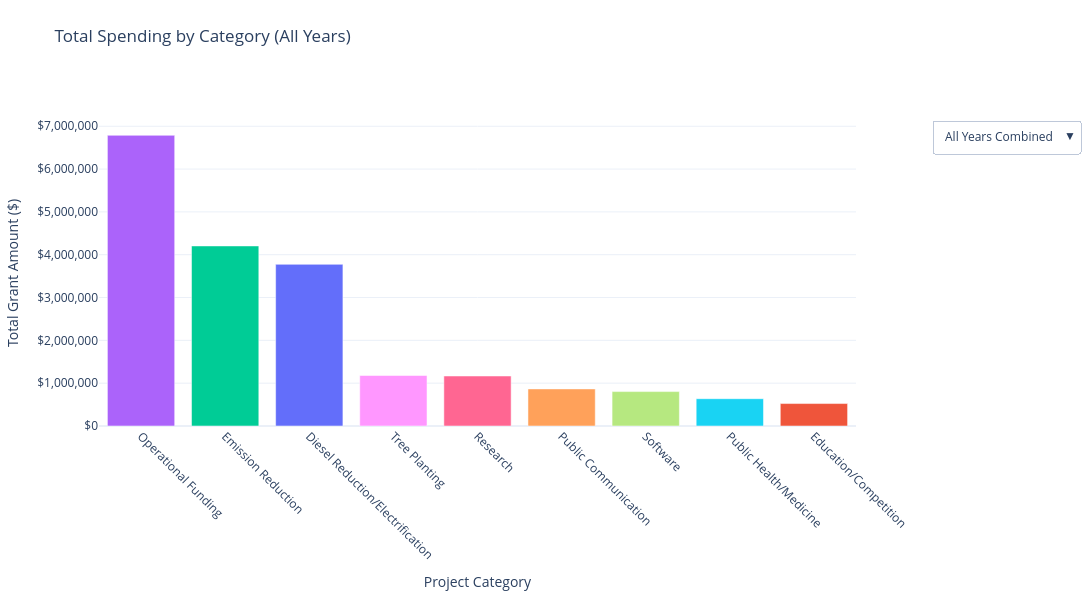

The notebook cell saved with this chart:
### Code cell
# TRANSFORM DATA: Handle both Category 1 and Category 2
df1 = df[['Year', 'Grant Amount', 'Project Category 1']].rename(columns={'Project Category 1': 'Category'})
df2 = df[['Year', 'Grant Amount', 'Project Category 2']].rename(columns={'Project Category 2': 'Category'})
df_combined = pd.concat([df1, df2]).dropna(subset=['Category'])
df_combined = df_combined[df_combined['Category'] != 'N/A'] 

# GROUP DATA: Include both sum (for bar height) and count (for hover text)
df_year_cat = df_combined.groupby(['Year', 'Category'])['Grant Amount'].agg(['sum', 'count']).reset_index()
df_year_cat.rename(columns={'sum': 'Grant Amount', 'count': 'Project Count'}, inplace=True)

df_all_time = df_combined.groupby('Category')['Grant Amount'].agg(['sum', 'count']).reset_index()
df_all_time.rename(columns={'sum': 'Grant Amount', 'count': 'Project Count'}, inplace=True)

all_years = sorted(df_year_cat['Year'].unique())
all_cats = sorted(df_combined['Category'].unique())

# Consistent Color Map
colors_palette = px.colors.qualitative.Plotly + px.colors.qualitative.Safe + px.colors.qualitative.Alphabet
category_colors = {cat: colors_palette[i % len(colors_palette)] for i, cat in enumerate(all_cats)}

# CREATE THE FIGURE
fig = go.Figure()

# --- ADD "ALL YEARS" TRACE (Default) ---
df_all_time = df_all_time[df_all_time['Grant Amount'] > 0].sort_values(by='Grant Amount', ascending=False)
all_time_colors = [category_colors[cat] for cat in df_all_time['Category']]

fig.add_trace(
    go.Bar(
        x=df_all_time['Category'],
        y=df_all_time['Grant Amount'],
        customdata=df_all_time['Project Count'], # Pass project count data here
        name="All Years",
        visible=True,
        marker_color=all_time_colors,
        # Update hovertemplate to include project count
        hovertemplate="Total: %{y:$,.0f}<br>Projects: %{customdata}<extra></extra>"
    )
)

# --- ADD INDIVIDUAL YEAR TRACES ---
for year in all_years:
    year_data = df_year_cat[df_year_cat['Year'] == year].copy()
    year_data = year_data[year_data['Grant Amount'] > 0].sort_values(by='Grant Amount', ascending=False)
    current_bar_colors = [category_colors[cat] for cat in year_data['Category']]

    fig.add_trace(
        go.Bar(
            x=year_data['Category'],
            y=year_data['Grant Amount'],
            customdata=year_data['Project Count'], # Pass project count data here
            name=str(year),
            visible=False,
            marker_color=current_bar_colors,
            # Update hovertemplate to include project count
            hovertemplate=f"Total: " + "%{y:$,.0f}<br>Projects: %{customdata}<extra></extra>"
        )
    )

# CREATE DROPDOWN BUTTONS
total_traces = len(all_years) + 1
dropdown_buttons = []

# "All Years" Button
visibility_all = [False] * total_traces
visibility_all[0] = True
dropdown_buttons.append(dict(
label="All Years Combined",
method="update",
args=[{"visible": visibility_all},
    {"title": {"text": "Total Spending by Category", "x": 0.05, "xanchor": "left"}}]
))

# Individual Year Buttons
for i, year in enumerate(all_years):
    visibility = [False] * total_traces
    visibility[i + 1] = True # Offset by 1 for the "All Years" trace
    dropdown_buttons.append(dict(
    label=f"{year}",
    method="update",
    args=[{"visible": visibility},
    {"title": {"text": f"{year}: Spending by Category", "x": 0.05, "xanchor": "left"}}]
))

# UPDATE LAYOUT
fig.update_layout(
updatemenus=[dict(
    active=0,
    buttons=dropdown_buttons,
    direction="down",
    x=1.1,
    xanchor="left",
    y=1,
    yanchor="top",
    showactive=True
    )],
    xaxis=dict(title="Project Category", tickangle=45),
    yaxis=dict(title="Total Grant Amount ($)", tickprefix="$", tickformat=","),
    title={
    'text': "Total Spending by Category (All Years)",
    'x': 0.05,
    'xanchor': 'left',
    'y': 0.95
    },
    template="plotly_white",
    height=600,
    width=1150,
    margin=dict(t=120, r=200), # Right margin for sidebar dropdown
    hovermode="x unified"
)

fig.show()

# Export for Wix/Web embedding
html_snippet = fig.to_html(full_html=False, include_plotlyjs='cdn')
print(html_snippet)

### Figure 1 — Plotly figure (JSON) as saved in the notebook; plotly's stock layout.template omitted (floating-point values rounded to 4 significant figures)
{"data": [{"customdata": [21, 9, 11, 11, 5, 6, 3, 2, 11], "hovertemplate": "Total: %{y:$,.0f}<br>Projects: %{customdata}<extra></extra>", "marker": {"color": ["#AB63FA", "#00CC96", "#636EFA", "#FF97FF", "#FF6692", "#FFA15A", "#B6E880", "#19D3F3", "#EF553B"]}, "name": "All Years", "type": "bar", "visible": true, "x": ["Operational Funding", "Emission Reduction", "Diesel Reduction/Electrification", "Tree Planting", "Research", "Public Communication", "Software", "Public Health/Medicine", "Education/Competition"], "y": [6788637, 4204550, 3775494, 1179555, 1167697, 865900, 803725, 637600, 523995]}, {"customdata": [1, 1, 1, 2, 1], "hovertemplate": "Total: %{y:$,.0f}<br>Projects: %{customdata}<extra></extra>", "marker": {"color": ["#636EFA", "#00CC96", "#19D3F3", "#EF553B", "#FF97FF"]}, "name": "2015", "type": "bar", "visible": false, "x": ["Diesel Reduction/Electrification", "Emission Reduction", "Public Health/Medicine", "Education/Competition", "Tree Planting"], "y": [400000, 400000, 337600, 229000, 50000]}, {"customdata": [1, 1, 2, 2, 1, 1], "hovertemplate": "Total: %{y:$,.0f}<br>Projects: %{customdata}<extra></extra>", "marker": {"color": ["#FF6692", "#AB63FA", "#00CC96", "#EF553B", "#FFA15A", "#636EFA"]}, "name": "2016", "type": "bar", "visible": false, "x": ["Research", "Operational Funding", "Emission Reduction", "Education/Competition", "Public Communication", "Diesel Reduction/Electrification"], "y": [717246, 450000, 230000, 82000, 75900, 24000]}, {"customdata": [2], "hovertemplate": "Total: %{y:$,.0f}<br>Projects: %{customdata}<extra></extra>", "marker": {"color": ["#EF553B"]}, "name": "2017", "type": "bar", "visible": false, "x": ["Education/Competition"], "y": [72500]}, {"customdata": [6, 1, 1, 1], "hovertemplate": "Total: %{y:$,.0f}<br>Projects: %{customdata}<extra></extra>", "marker": {"color": ["#AB63FA", "#00CC96", "#FFA15A", "#B6E880"]}, "name": "2018", "type": "bar", "visible": false, "x": ["Operational Funding", "Emission Reduction", "Public Communication", "Software"], "y": [1854962, 300000, 300000, 45000]}, {"customdata": [2, 1, 3, 1, 1], "hovertemplate": "Total: %{y:$,.0f}<br>Projects: %{customdata}<extra></extra>", "marker": {"color": ["#00CC96", "#19D3F3", "#AB63FA", "#FF97FF", "#FFA15A"]}, "name": "2019", "type": "bar", "visible": false, "x": ["Emission Reduction", "Public Health/Medicine", "Operational Funding", "Tree Planting", "Public Communication"], "y": [777100, 300000, 159765, 90000, 15000]}, {"customdata": [9, 2, 4, 1, 4, 1, 1], "hovertemplate": "Total: %{y:$,.0f}<br>Projects: %{customdata}<extra></extra>", "marker": {"color": ["#AB63FA", "#B6E880", "#FF97FF", "#FF6692", "#EF553B", "#FFA15A", "#636EFA"]}, "name": "2020", "type": "bar", "visible": false, "x": ["Operational Funding", "Software", "Tree Planting", "Research", "Education/Competition", "Public Communication", "Diesel Reduction/Electrification"], "y": [3206101, 758725, 355555, 340554, 131495, 75000, 25000]}, {"customdata": [1, 2, 2], "hovertemplate": "Total: %{y:$,.0f}<br>Projects: %{customdata}<extra></extra>", "marker": {"color": ["#AB63FA", "#FFA15A", "#FF6692"]}, "name": "2021", "type": "bar", "visible": false, "x": ["Operational Funding", "Public Communication", "Research"], "y": [578684, 400000, 79897]}, {"customdata": [1, 1], "hovertemplate": "Total: %{y:$,.0f}<br>Projects: %{customdata}<extra></extra>", "marker": {"color": ["#AB63FA", "#FF6692"]}, "name": "2022", "type": "bar", "visible": false, "x": ["Operational Funding", "Research"], "y": [539125, 30000]}, {"customdata": [3, 2, 1], "hovertemplate": "Total: %{y:$,.0f}<br>Projects: %{customdata}<extra></extra>", "marker": {"color": ["#636EFA", "#FF97FF", "#EF553B"]}, "name": "2023", "type": "bar", "visible": false, "x": ["Diesel Reduction/Electrification", "Tree Planting", "Education/Competition"], "y": [2198339, 92000, 9000]}, {"customdata": [3, 5, 3], "hovertemplate": "Total: %{y:$,.0f}<br>Projects: %{customdata}<extra></extra>", "marker": {"color": ["#00CC96", "#636EFA", "#FF97FF"]}, "name": "2024", "type": "bar", "visible": false, "x": ["Emission Reduction", "Diesel Reduction/Electrification", "Tree Planting"], "y": [2497450, 1128155, 592000]}], "layout": {"height": 600, "hovermode": "x unified", "margin": {"r": 200, "t": 120}, "title": {"text": "Total Spending by Category (All Years)", "x": 0.05, "xanchor": "left", "y": 0.95}, "updatemenus": [{"active": 0, "buttons": [{"args": [{"visible": [true, false, false, false, false, false, false, false, false, false, false]}, {"title": {"text": "Total Spending by Category", "x": 0.05, "xanchor": "left"}}], "label": "All Years Combined", "method": "update"}, {"args": [{"visible": [false, true, false, false, false, false, false, false, false, false, false]}, {"title": {"text": "2015: Spending by Category", "x": 0.05, "xanchor": "left"}}], "label": "2015", "method": "update"}, {"args": [{"visible": [false, false, true, false, false, false, false, false, false, false, false]}, {"title": {"text": "2016: Spending by Category", "x": 0.05, "xanchor": "left"}}], "label": "2016", "method": "update"}, {"args": [{"visible": [false, false, false, true, false, false, false, false, false, false, false]}, {"title": {"text": "2017: Spending by Category", "x": 0.05, "xanchor": "left"}}], "label": "2017", "method": "update"}, {"args": [{"visible": [false, false, false, false, true, false, false, false, false, false, false]}, {"title": {"text": "2018: Spending by Category", "x": 0.05, "xanchor": "left"}}], "label": "2018", "method": "update"}, {"args": [{"visible": [false, false, false, false, false, true, false, false, false, false, false]}, {"title": {"text": "2019: Spending by Category", "x": 0.05, "xanchor": "left"}}], "label": "2019", "method": "update"}, {"args": [{"visible": [false, false, false, false, false, false, true, false, false, false, false]}, {"title": {"text": "2020: Spending by Category", "x": 0.05, "xanchor": "left"}}], "label": "2020", "method": "update"}, {"args": [{"visible": [false, false, false, false, false, false, false, true, false, false, false]}, {"title": {"text": "2021: Spending by Category", "x": 0.05, "xanchor": "left"}}], "label": "2021", "method": "update"}, {"args": [{"visible": [false, false, false, false, false, false, false, false, true, false, false]}, {"title": {"text": "2022: Spending by Category", "x": 0.05, "xanchor": "left"}}], "label": "2022", "method": "update"}, {"args": [{"visible": [false, false, false, false, false, false, false, false, false, true, false]}, {"title": {"text": "2023: Spending by Category", "x": 0.05, "xanchor": "left"}}], "label": "2023", "method": "update"}, {"args": [{"visible": [false, false, false, false, false, false, false, false, false, false, true]}, {"title": {"text": "2024: Spending by Category", "x": 0.05, "xanchor": "left"}}], "label": "2024", "method": "update"}], "direction": "down", "showactive": true, "x": 1.1, "xanchor": "left", "y": 1, "yanchor": "top"}], "width": 1150, "xaxis": {"tickangle": 45, "title": {"text": "Project Category"}}, "yaxis": {"tickformat": ",", "tickprefix": "$", "title": {"text": "Total Grant Amount ($)"}}}}
